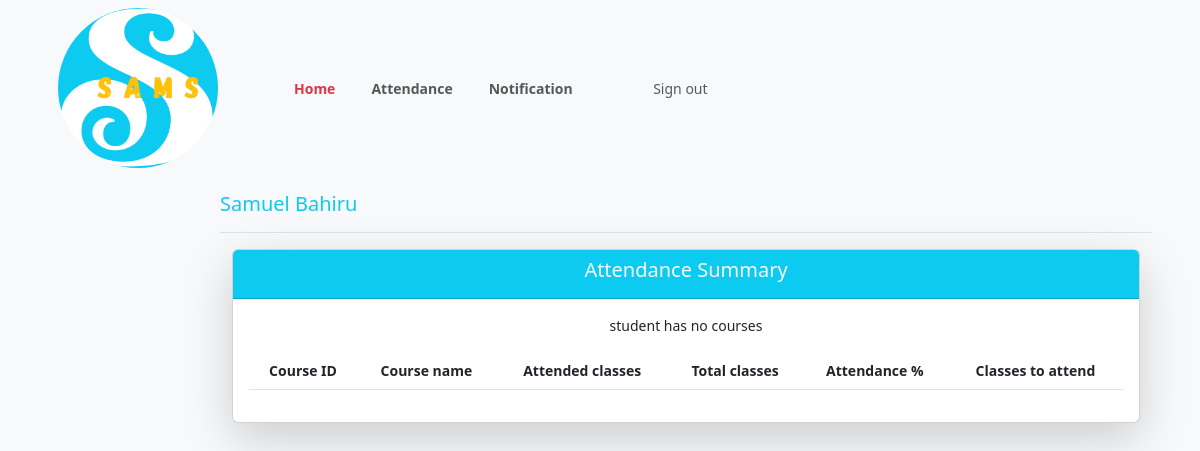
The page /student/1221/attendance/ (signed in) on the database as committed earlier.
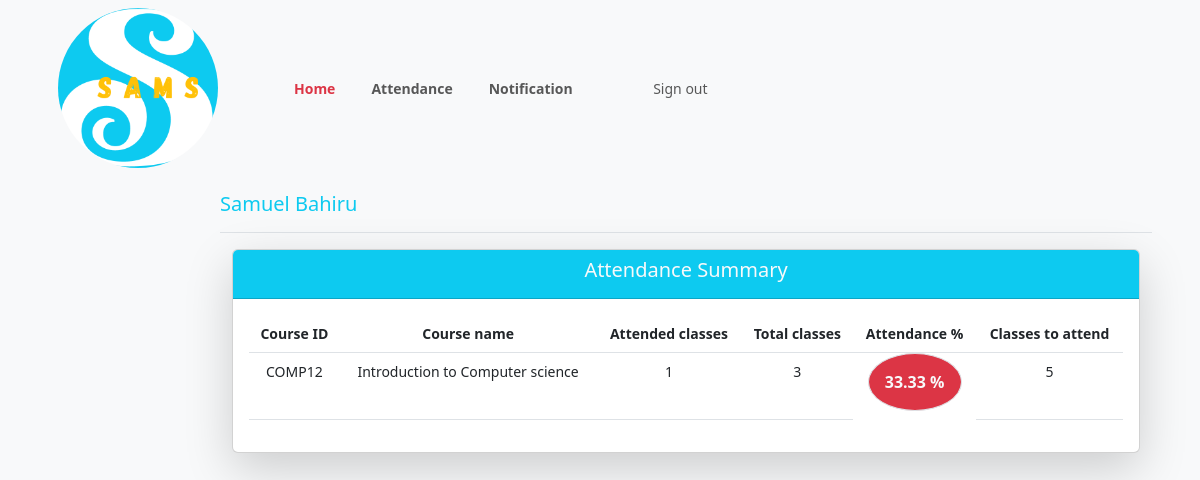
The same page on the database as committed later.
### samsApp/models.py (models this page shows, shortened)
class User(AbstractBaseUser, PermissionsMixin):
    email = models.EmailField(unique=True)
    first_name = models.CharField(max_length=30)
    last_name = models.CharField(max_length=30)
    is_active = models.BooleanField(default=True)
    is_teacher = models.BooleanField(default=False)
    is_student = models.BooleanField(default=False)
    is_admin = models.BooleanField(default=False)
    approved = models.BooleanField(_('Approved'), default = False)
    is_staff = models.BooleanField(default=False)
    is_superuser = models.BooleanField(default=False)
    objects = UserManager()
    USERNAME_FIELD = 'email'
    REQUIRED_FIELDS = ['first_name', 'last_name']

class AttendanceTotal(models.Model):
    course = models.ForeignKey(Course, on_delete=models.CASCADE)
    student = models.ForeignKey(Student, on_delete=models.CASCADE)
    class Meta:
        unique_together = (('student', 'course'),)
    @property
    def att_class(self):
        stud = Student.objects.get(USN=self.student)
        cr = Course.objects.get(name=self.course)
        att_class = Attendance.objects.filter(course=cr, student=stud, status='True').count()
        return att_class
    @property
    def total_class(self):
        stud = Student.objects.get(USN=self.student)
        cr = Course.objects.get(name=self.course)
        total_class = Attendance.objects.filter(course=cr, student=stud).count()
        return total_class
    @property
    def attendance(self):
        stud = Student.objects.get(USN=self.student)
        cr = Course.objects.get(name=self.course)
        total_class = Attendance.objects.filter(course=cr, student=stud).count()
        att_class = Attendance.objects.filter(course=cr, student=stud, status='True').count()
        if total_class == 0:
            attendance = 0
        else:
            attendance = round(att_class / total_class * 100, 2)
        return attendance
    @property
    def classes_to_attend(self):
        stud = Student.objects.get(USN=self.student)
        cr = Course.objects.get(name=self.course)
        total_class = Attendance.objects.filter(course=cr, student=stud).count()
        att_class = Attendance.objects.filter(course=cr, student=stud, status='True').count()
        cta = math.ceil((0.75 * total_class - att_class) / 0.25)
        if cta < 0:
            return 0
        return cta

class Course(models.Model):
    dept = models.ForeignKey(Dept, on_delete=models.CASCADE)
    id = models.CharField(primary_key=True, max_length=50)
    name = models.CharField(max_length=50)
    shortname = models.CharField(max_length=50)
    def __str__(self):
        return self.name

class Student(models.Model):
    user = models.OneToOneField(User, on_delete=models.CASCADE)
    class_id = models.ForeignKey(Class, on_delete=models.CASCADE, null=True)
    USN = models.CharField(primary_key='True', max_length=100)
    gender = models.CharField(max_length=50, choices=gender_choice)
    date_of_birth = models.DateField(null=True)
    batch = models.CharField(max_length=50, default='B1')
    def __str__(self):
        return self.USN

### samsApp/views.py (the view)
# urls.py: path('student/<slug:stud_id>/attendance/', views.student_attendance, name='student_attendance_url'),
@login_required()
def student_attendance(request, stud_id):
    stud = Student.objects.get(USN=stud_id)
    ass_list = Assign.objects.filter(class_id_id=stud.class_id)
    att_list = []
    for ass in ass_list:
        try:
            a = AttendanceTotal.objects.get(student=stud, course=ass.course )
        except AttendanceTotal.DoesNotExist:
            a = AttendanceTotal(student=stud, course=ass.course)
            a.save()
        att_list.append(a)
    return render(request, 'student_attendance.html', {'att_list': att_list})

### samsApp/templates/student_attendance.html (shortened to what this page needs)
{% load static %}
{% load avatar_tags %}
{% include "header.html" %}
{% include "student_header.html" %}
<div class="container-fluid">
  <div class="row">
    <div class="row">
      <div class="col d-flex justify-content-lg-end justify-content-md-end">
      </div>
<main class="col-md-9 ms-sm-auto col-lg-10 px-md-4">
  <div class="pt-3 pb-2 mb-3 border-bottom">
    <h1 class="h5 text-info text-capitalize">{{ request.user.first_name }} {{ request.user.last_name }}</h1>
  </div>
  <div class="container-fluid">
    <div class="row">
        <div class="col">
            <div class="card text-center shadow-lg">
                <div class="card-header bg-info text-light fw-bold">
                  <h3 class="h5">Attendance Summary</h3>
                </div>
                <div class="card-body">
                    <div class="table-responsive">
                      <table class="table table-hover">
                        <thead class="thead-light ">
                          <tr>
                              <th>Course ID</th>
                              <th>Course name</th>
                              <th>Attended classes</th>
                              <th>Total classes</th>
                              <th>Attendance %</th>
                              <th>Classes to attend</th>
                          </tr>
                        </thead>
                        <tbody>
                          {% for a in att_list %}
                          <tr>
                              <td>{{ a.course_id }}</td>
                              <td>{{a.course.name}}</td>
                              <td>{{ a.att_class }}</td>
                              <td>{{ a.total_class }}</td>
                              {% if a.attendance < 75 %}
                                  <td class="p-3 mb-2 btn bg-danger border rounded-circle text-light fw-bold">{{ a.attendance }} %</td>
                              {% else %}
                                  <td class="p-3 mb-2 btn bg-info border rounded-circle text-light fw-bold">{{ a.attendance }} %</td>
                              {% endif %}
                              <td>{{ a.classes_to_attend }}</td>
                          </tr>
                          {% empty %}
                                  <p>student has no courses</p>
                          {% endfor %}
                        </tbody>
                      </table>
                    </div>
                  </div>
              </div>
        </div>
    </div>
</div>
    </div>
</div>

### samsApp/templates/header.html (shortened to what this page needs)
{% load static %}
<!Doctype html>
<head>
    <link href="https://cdn.jsdelivr.net/npm/bootstrap@5.3.0-alpha1/dist/css/bootstrap.min.css" rel="stylesheet">
    <link href={% static 'styles.css' %} rel="stylesheet">
</head>

### samsApp/templates/student_header.html (shortened to what this page needs)
{% load static %}
<body class="bg-light">
  <header id="header-section">
    <nav class="navbar navbar-expand-lg pl-3 pl-sm-0" id="navbar">
        <div class="container">
          <div class="navbar-brand-wrapper d-flex mx-3 my-0" >
            <img class="img-responsive h-25 rounded-circle " style="width: 160px;" src="{% static 'images/logo.png' %}" alt="">
          </div>
          <div class="collapse navbar-collapse mx-5" id="navbarNavDropdown" >
            <ul class="navbar-nav d-flex">
              <li class="nav-item mx-1">
                <a class="active nav-link fw-bold text-danger " aria-current="page" href="{% url 'student_home_url' %}">Home</a>
              </li>
              <li class="nav-item mx-3">
                <a class="nav-link fw-bold" href="{% url 'student_attendance_url' request.user.student.USN %}">Attendance</a>
              </li>
              <li class="nav-item mx-1">
                <a class="nav-link fw-bold" href="{% url 'student_notification_url' request.user.student.USN %}">Notification</a>
              </li>
              <div class="col-lg-2  col-sm-3  align-self-center text-white mx-5"  >
                <a class="nav-link   btn btn-md btn-outline-warning  "  href="{% url 'logout_url' %}">Sign out
                </a>
            </div>
          </ul>
        </div>
        </div>
    </nav>
  </header>

### samsApp/static/styles.css (style rules this page uses)
body { font-size: .875rem; }

Rows that differ between the two databases and show on the page:
added AttendanceTotal: course_id "COMP12", course.name "Introduction to Computer science", att_class "1", total_class "3", attendance "33.33", classes_to_attend "5"
Other text that changed with them:
text no longer shown: "student has no courses"
